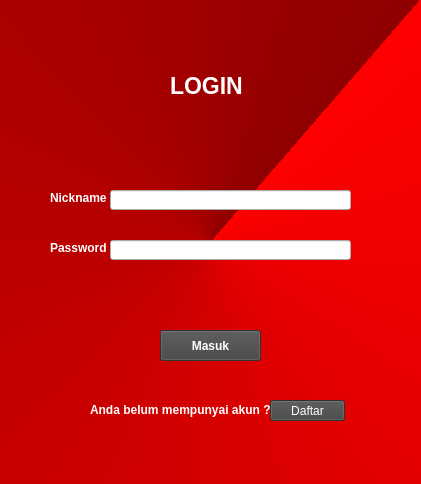
<?xml version="1.0" encoding="UTF-8"?>
<ui version="4.0">
 <class>Form</class>
 <widget class="QWidget" name="Form">
  <property name="geometry">
   <rect>
    <x>0</x>
    <y>0</y>
    <width>421</width>
    <height>484</height>
   </rect>
  </property>
  <property name="windowTitle">
   <string>Form</string>
  </property>
  <property name="styleSheet">
   <string notr="true">QWidget#Form{
background-color: qconicalgradient(cx:0.5, cy:0.5, angle:45, stop:0 rgba(144, 0, 0, 255), stop:1 rgba(255, 0, 0, 255))
}</string>
  </property>
  <widget class="QLabel" name="label">
   <property name="geometry">
    <rect>
     <x>170</x>
     <y>40</y>
     <width>91</width>
     <height>91</height>
    </rect>
   </property>
   <property name="font">
    <font>
     <pointsize>17</pointsize>
     <weight>75</weight>
     <bold>true</bold>
    </font>
   </property>
   <property name="styleSheet">
    <string notr="true">color: rgb(255, 255, 255);</string>
   </property>
   <property name="text">
    <string>LOGIN</string>
   </property>
  </widget>
  <widget class="QLineEdit" name="lineEdit">
   <property name="geometry">
    <rect>
     <x>110</x>
     <y>190</y>
     <width>241</width>
     <height>20</height>
    </rect>
   </property>
  </widget>
  <widget class="QLineEdit" name="lineEdit_2">
   <property name="geometry">
    <rect>
     <x>110</x>
     <y>240</y>
     <width>241</width>
     <height>20</height>
    </rect>
   </property>
   <property name="echoMode">
    <enum>QLineEdit::Password</enum>
   </property>
  </widget>
  <widget class="QLabel" name="label_2">
   <property name="geometry">
    <rect>
     <x>50</x>
     <y>190</y>
     <width>61</width>
     <height>16</height>
    </rect>
   </property>
   <property name="font">
    <font>
     <weight>75</weight>
     <bold>true</bold>
    </font>
   </property>
   <property name="styleSheet">
    <string notr="true">color: rgb(255, 255, 255);</string>
   </property>
   <property name="text">
    <string>Nickname</string>
   </property>
  </widget>
  <widget class="QLabel" name="label_3">
   <property name="geometry">
    <rect>
     <x>50</x>
     <y>240</y>
     <width>61</width>
     <height>16</height>
    </rect>
   </property>
   <property name="font">
    <font>
     <weight>75</weight>
     <bold>true</bold>
    </font>
   </property>
   <property name="styleSheet">
    <string notr="true">color: rgb(255, 255, 255);</string>
   </property>
   <property name="text">
    <string>Password</string>
   </property>
  </widget>
  <widget class="QPushButton" name="pushButton">
   <property name="geometry">
    <rect>
     <x>160</x>
     <y>330</y>
     <width>101</width>
     <height>31</height>
    </rect>
   </property>
   <property name="font">
    <font>
     <weight>75</weight>
     <bold>true</bold>
    </font>
   </property>
   <property name="styleSheet">
    <string notr="true">background-color: rgb(68, 68, 68);
color: rgb(255, 255, 255);</string>
   </property>
   <property name="text">
    <string>Masuk</string>
   </property>
  </widget>
  <widget class="QLabel" name="label_4">
   <property name="geometry">
    <rect>
     <x>90</x>
     <y>400</y>
     <width>181</width>
     <height>20</height>
    </rect>
   </property>
   <property name="font">
    <font>
     <weight>75</weight>
     <bold>true</bold>
    </font>
   </property>
   <property name="styleSheet">
    <string notr="true">color: rgb(255, 255, 255);</string>
   </property>
   <property name="text">
    <string>Anda belum mempunyai akun ? </string>
   </property>
  </widget>
  <widget class="QPushButton" name="pushButton_2">
   <property name="geometry">
    <rect>
     <x>270</x>
     <y>400</y>
     <width>75</width>
     <height>21</height>
    </rect>
   </property>
   <property name="styleSheet">
    <string notr="true">background-color: rgb(68, 68, 68);
color: rgb(255, 255, 255);</string>
   </property>
   <property name="text">
    <string>Daftar</string>
   </property>
  </widget>
 </widget>
 <resources/>
 <connections/>
</ui>
